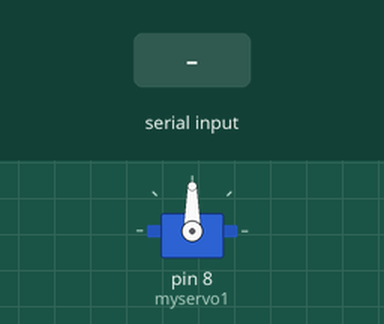
Recording of a sketch running on a simulated Arduino Uno, built with avr-gcc and run on an emulated ATmega328P. Parts: servo. The inputs (shaded band) are chosen by the test bench. What the sketch prints to the serial monitor is not drawn.

Above: at 1.2 s.
1.3 s: "+" received over Serial
Timing chart, 0 to 4.3 s (numbered marks = the images above; inputs shaded):
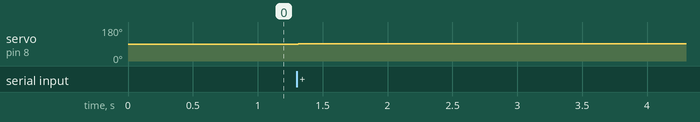

Measured:
- after the input at 1.3 s, servo on pin 8 (myservo1): 90° → 91° at once

The sketch:

ServoMotorHackeado_Velocidades.ino
```cpp
#include <Servo.h>
Servo myservo1; // create servo object to control a servo
char comando;
int pos=90;

String cmd = "";

void setup()
{
  myservo1.attach(8); // attaches the servo on pin 9 to the servo object
  Serial.begin(9600);
}

void loop()
{
  /////// RECEBE SERIAL //-----------------------------------------------------------------------------------------------------------

  if(Serial.available() > 0) // serial pc
  {
    while(Serial.available() > 0)
    {
      cmd += char(Serial.read());
      delay(10);
    }
    Serial.println(cmd);
  }


  if (cmd.length() >0) {
    if(cmd == "+"){
      pos=pos+1;
      Serial.println(pos);
    }
    if(cmd == "-"){
      pos=pos-1;
      Serial.println(pos);
    }
    cmd ="";
  }

  myservo1.write(pos);
  //-----------------------------------------------------------------------------------------------------------------------------


}
```
